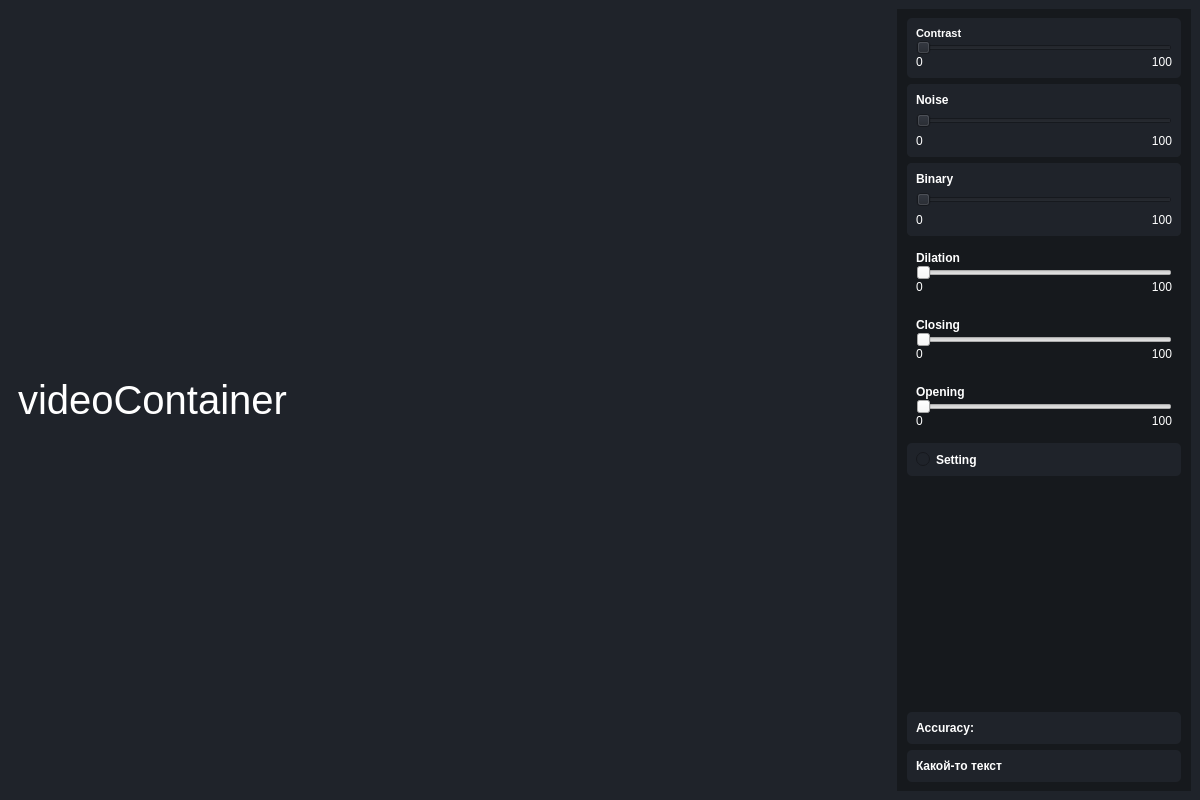
<?xml version="1.0" encoding="UTF-8"?>
<ui version="4.0">
 <class>MainWindow</class>
 <widget class="QMainWindow" name="MainWindow">
  <property name="geometry">
   <rect>
    <x>0</x>
    <y>0</y>
    <width>1200</width>
    <height>800</height>
   </rect>
  </property>
  <property name="windowTitle">
   <string>MainWindow</string>
  </property>
  <property name="styleSheet">
   <string notr="true">*{
	border:none;
	background-color:transparent;
	background:none;
	padding:0;
	margin:0;
	color:#fff;
}

#centralwidget{
	background-color: rgb(31, 35, 42);

}

#menuLayout{
	background-color: rgb(22, 25, 29);
	
}
</string>
  </property>
  <widget class="QWidget" name="centralwidget">
   <layout class="QHBoxLayout" name="horizontalLayout" stretch="3,1">
    <item>
     <widget class="QWidget" name="videooLayout" native="true">
      <layout class="QGridLayout" name="gridLayout_4">
       <item row="0" column="0">
        <widget class="QLabel" name="videoContainer">
         <property name="sizePolicy">
          <sizepolicy hsizetype="Expanding" vsizetype="Expanding">
           <horstretch>0</horstretch>
           <verstretch>0</verstretch>
          </sizepolicy>
         </property>
         <property name="font">
          <font>
           <pointsize>30</pointsize>
          </font>
         </property>
         <property name="text">
          <string>videoContainer</string>
         </property>
        </widget>
       </item>
      </layout>
     </widget>
    </item>
    <item>
     <widget class="QWidget" name="menuLayout" native="true">
      <layout class="QVBoxLayout" name="verticalLayout">
       <property name="leftMargin">
        <number>10</number>
       </property>
       <property name="rightMargin">
        <number>10</number>
       </property>
       <item>
        <widget class="QFrame" name="frame_contract">
         <property name="sizePolicy">
          <sizepolicy hsizetype="Preferred" vsizetype="Preferred">
           <horstretch>0</horstretch>
           <verstretch>0</verstretch>
          </sizepolicy>
         </property>
         <property name="styleSheet">
          <string notr="true">background-color: rgb(31, 35, 42);
border-radius: 5px;</string>
         </property>
         <property name="frameShape">
          <enum>QFrame::StyledPanel</enum>
         </property>
         <property name="frameShadow">
          <enum>QFrame::Raised</enum>
         </property>
         <layout class="QVBoxLayout" name="verticalLayout_5">
          <item>
           <widget class="QFrame" name="frame">
            <property name="frameShape">
             <enum>QFrame::NoFrame</enum>
            </property>
            <property name="frameShadow">
             <enum>QFrame::Raised</enum>
            </property>
            <layout class="QGridLayout" name="gridLayout">
             <property name="leftMargin">
              <number>0</number>
             </property>
             <property name="topMargin">
              <number>0</number>
             </property>
             <property name="rightMargin">
              <number>0</number>
             </property>
             <property name="bottomMargin">
              <number>0</number>
             </property>
             <property name="spacing">
              <number>0</number>
             </property>
             <item row="2" column="1">
              <widget class="QLabel" name="contrast_max">
               <property name="layoutDirection">
                <enum>Qt::LeftToRight</enum>
               </property>
               <property name="text">
                <string>100</string>
               </property>
               <property name="textFormat">
                <enum>Qt::AutoText</enum>
               </property>
               <property name="scaledContents">
                <bool>false</bool>
               </property>
               <property name="alignment">
                <set>Qt::AlignRight|Qt::AlignTrailing|Qt::AlignVCenter</set>
               </property>
               <property name="margin">
                <number>0</number>
               </property>
              </widget>
             </item>
             <item row="2" column="0">
              <widget class="QLabel" name="contrast_min">
               <property name="text">
                <string>0</string>
               </property>
              </widget>
             </item>
             <item row="0" column="0">
              <widget class="QLabel" name="contrast_text">
               <property name="font">
                <font>
                 <pointsize>8</pointsize>
                 <weight>75</weight>
                 <bold>true</bold>
                </font>
               </property>
               <property name="text">
                <string>Сontrast</string>
               </property>
              </widget>
             </item>
             <item row="1" column="0" colspan="2">
              <widget class="QSlider" name="slider_contrast">
               <property name="orientation">
                <enum>Qt::Horizontal</enum>
               </property>
              </widget>
             </item>
            </layout>
           </widget>
          </item>
         </layout>
        </widget>
       </item>
       <item>
        <widget class="QFrame" name="frame_noise">
         <property name="styleSheet">
          <string notr="true">background-color: rgb(31, 35, 42);
border-radius: 5px;</string>
         </property>
         <property name="frameShape">
          <enum>QFrame::StyledPanel</enum>
         </property>
         <property name="frameShadow">
          <enum>QFrame::Raised</enum>
         </property>
         <layout class="QVBoxLayout" name="verticalLayout_2">
          <property name="spacing">
           <number>0</number>
          </property>
          <property name="leftMargin">
           <number>0</number>
          </property>
          <property name="topMargin">
           <number>0</number>
          </property>
          <property name="rightMargin">
           <number>0</number>
          </property>
          <property name="bottomMargin">
           <number>0</number>
          </property>
          <item>
           <widget class="QFrame" name="frame_3">
            <property name="styleSheet">
             <string notr="true"/>
            </property>
            <property name="frameShape">
             <enum>QFrame::NoFrame</enum>
            </property>
            <property name="frameShadow">
             <enum>QFrame::Raised</enum>
            </property>
            <layout class="QGridLayout" name="gridLayout_2">
             <item row="2" column="1">
              <widget class="QLabel" name="noise_max">
               <property name="layoutDirection">
                <enum>Qt::LeftToRight</enum>
               </property>
               <property name="text">
                <string>100</string>
               </property>
               <property name="textFormat">
                <enum>Qt::AutoText</enum>
               </property>
               <property name="scaledContents">
                <bool>false</bool>
               </property>
               <property name="alignment">
                <set>Qt::AlignRight|Qt::AlignTrailing|Qt::AlignVCenter</set>
               </property>
               <property name="margin">
                <number>0</number>
               </property>
              </widget>
             </item>
             <item row="2" column="0">
              <widget class="QLabel" name="noise_min">
               <property name="text">
                <string>0</string>
               </property>
              </widget>
             </item>
             <item row="1" column="0" colspan="2">
              <widget class="QSlider" name="slider_noise">
               <property name="orientation">
                <enum>Qt::Horizontal</enum>
               </property>
              </widget>
             </item>
             <item row="0" column="0">
              <widget class="QLabel" name="noise_text">
               <property name="font">
                <font>
                 <weight>75</weight>
                 <bold>true</bold>
                </font>
               </property>
               <property name="text">
                <string>Noise</string>
               </property>
              </widget>
             </item>
            </layout>
           </widget>
          </item>
         </layout>
        </widget>
       </item>
       <item>
        <widget class="QFrame" name="frame_binary">
         <property name="styleSheet">
          <string notr="true">background-color: rgb(31, 35, 42);
border-radius: 5px;

</string>
         </property>
         <property name="frameShape">
          <enum>QFrame::StyledPanel</enum>
         </property>
         <property name="frameShadow">
          <enum>QFrame::Raised</enum>
         </property>
         <layout class="QVBoxLayout" name="verticalLayout_3">
          <property name="spacing">
           <number>0</number>
          </property>
          <property name="leftMargin">
           <number>0</number>
          </property>
          <property name="topMargin">
           <number>0</number>
          </property>
          <property name="rightMargin">
           <number>0</number>
          </property>
          <property name="bottomMargin">
           <number>0</number>
          </property>
          <item>
           <widget class="QFrame" name="frame_2">
            <property name="frameShape">
             <enum>QFrame::NoFrame</enum>
            </property>
            <property name="frameShadow">
             <enum>QFrame::Raised</enum>
            </property>
            <layout class="QGridLayout" name="gridLayout_3">
             <item row="2" column="0">
              <widget class="QLabel" name="binary_min">
               <property name="text">
                <string>0</string>
               </property>
              </widget>
             </item>
             <item row="0" column="0">
              <widget class="QLabel" name="binary_text">
               <property name="font">
                <font>
                 <weight>75</weight>
                 <bold>true</bold>
                </font>
               </property>
               <property name="text">
                <string>Binary</string>
               </property>
              </widget>
             </item>
             <item row="2" column="1">
              <widget class="QLabel" name="binary_max">
               <property name="layoutDirection">
                <enum>Qt::LeftToRight</enum>
               </property>
               <property name="text">
                <string>100</string>
               </property>
               <property name="textFormat">
                <enum>Qt::AutoText</enum>
               </property>
               <property name="scaledContents">
                <bool>false</bool>
               </property>
               <property name="alignment">
                <set>Qt::AlignRight|Qt::AlignTrailing|Qt::AlignVCenter</set>
               </property>
               <property name="margin">
                <number>0</number>
               </property>
              </widget>
             </item>
             <item row="1" column="0" colspan="2">
              <widget class="QSlider" name="slider_binary">
               <property name="orientation">
                <enum>Qt::Horizontal</enum>
               </property>
              </widget>
             </item>
            </layout>
           </widget>
          </item>
         </layout>
        </widget>
       </item>
       <item>
        <widget class="QFrame" name="frame_dilation">
         <property name="frameShape">
          <enum>QFrame::StyledPanel</enum>
         </property>
         <property name="frameShadow">
          <enum>QFrame::Raised</enum>
         </property>
         <layout class="QVBoxLayout" name="verticalLayout_9">
          <item>
           <widget class="QFrame" name="frame_5">
            <property name="frameShape">
             <enum>QFrame::NoFrame</enum>
            </property>
            <property name="frameShadow">
             <enum>QFrame::Raised</enum>
            </property>
            <layout class="QGridLayout" name="gridLayout_6">
             <property name="leftMargin">
              <number>0</number>
             </property>
             <property name="topMargin">
              <number>0</number>
             </property>
             <property name="rightMargin">
              <number>0</number>
             </property>
             <property name="bottomMargin">
              <number>0</number>
             </property>
             <property name="spacing">
              <number>0</number>
             </property>
             <item row="2" column="0">
              <widget class="QLabel" name="dilation_min">
               <property name="text">
                <string>0</string>
               </property>
              </widget>
             </item>
             <item row="0" column="0">
              <widget class="QLabel" name="dilation_text">
               <property name="font">
                <font>
                 <weight>75</weight>
                 <bold>true</bold>
                </font>
               </property>
               <property name="text">
                <string>Dilation</string>
               </property>
              </widget>
             </item>
             <item row="2" column="1">
              <widget class="QLabel" name="dilation_max">
               <property name="layoutDirection">
                <enum>Qt::LeftToRight</enum>
               </property>
               <property name="text">
                <string>100</string>
               </property>
               <property name="textFormat">
                <enum>Qt::AutoText</enum>
               </property>
               <property name="scaledContents">
                <bool>false</bool>
               </property>
               <property name="alignment">
                <set>Qt::AlignRight|Qt::AlignTrailing|Qt::AlignVCenter</set>
               </property>
               <property name="margin">
                <number>0</number>
               </property>
              </widget>
             </item>
             <item row="1" column="0" colspan="2">
              <widget class="QSlider" name="slider_dilation">
               <property name="orientation">
                <enum>Qt::Horizontal</enum>
               </property>
              </widget>
             </item>
            </layout>
           </widget>
          </item>
         </layout>
        </widget>
       </item>
       <item>
        <widget class="QFrame" name="frame_closing">
         <property name="frameShape">
          <enum>QFrame::StyledPanel</enum>
         </property>
         <property name="frameShadow">
          <enum>QFrame::Raised</enum>
         </property>
         <layout class="QVBoxLayout" name="verticalLayout_8">
          <item>
           <widget class="QFrame" name="frame_4">
            <property name="frameShape">
             <enum>QFrame::NoFrame</enum>
            </property>
            <property name="frameShadow">
             <enum>QFrame::Raised</enum>
            </property>
            <layout class="QGridLayout" name="gridLayout_5">
             <property name="leftMargin">
              <number>0</number>
             </property>
             <property name="topMargin">
              <number>0</number>
             </property>
             <property name="rightMargin">
              <number>0</number>
             </property>
             <property name="bottomMargin">
              <number>0</number>
             </property>
             <property name="spacing">
              <number>0</number>
             </property>
             <item row="2" column="0">
              <widget class="QLabel" name="closing_min">
               <property name="text">
                <string>0</string>
               </property>
              </widget>
             </item>
             <item row="0" column="0">
              <widget class="QLabel" name="closing_text">
               <property name="font">
                <font>
                 <weight>75</weight>
                 <bold>true</bold>
                </font>
               </property>
               <property name="text">
                <string>Closing</string>
               </property>
              </widget>
             </item>
             <item row="2" column="1">
              <widget class="QLabel" name="closing_max">
               <property name="layoutDirection">
                <enum>Qt::LeftToRight</enum>
               </property>
               <property name="text">
                <string>100</string>
               </property>
               <property name="textFormat">
                <enum>Qt::AutoText</enum>
               </property>
               <property name="scaledContents">
                <bool>false</bool>
               </property>
               <property name="alignment">
                <set>Qt::AlignRight|Qt::AlignTrailing|Qt::AlignVCenter</set>
               </property>
               <property name="margin">
                <number>0</number>
               </property>
              </widget>
             </item>
             <item row="1" column="0" colspan="2">
              <widget class="QSlider" name="slider_closing">
               <property name="orientation">
                <enum>Qt::Horizontal</enum>
               </property>
              </widget>
             </item>
            </layout>
           </widget>
          </item>
         </layout>
        </widget>
       </item>
       <item>
        <widget class="QFrame" name="frame_opening">
         <property name="frameShape">
          <enum>QFrame::StyledPanel</enum>
         </property>
         <property name="frameShadow">
          <enum>QFrame::Raised</enum>
         </property>
         <layout class="QVBoxLayout" name="verticalLayout_10">
          <item>
           <widget class="QFrame" name="frame_6">
            <property name="frameShape">
             <enum>QFrame::NoFrame</enum>
            </property>
            <property name="frameShadow">
             <enum>QFrame::Raised</enum>
            </property>
            <layout class="QGridLayout" name="gridLayout_7">
             <property name="leftMargin">
              <number>0</number>
             </property>
             <property name="topMargin">
              <number>0</number>
             </property>
             <property name="rightMargin">
              <number>0</number>
             </property>
             <property name="bottomMargin">
              <number>0</number>
             </property>
             <property name="spacing">
              <number>0</number>
             </property>
             <item row="2" column="0">
              <widget class="QLabel" name="opening_min">
               <property name="text">
                <string>0</string>
               </property>
              </widget>
             </item>
             <item row="0" column="0">
              <widget class="QLabel" name="opening_text">
               <property name="font">
                <font>
                 <weight>75</weight>
                 <bold>true</bold>
                </font>
               </property>
               <property name="text">
                <string>Opening</string>
               </property>
              </widget>
             </item>
             <item row="2" column="1">
              <widget class="QLabel" name="opening_max">
               <property name="layoutDirection">
                <enum>Qt::LeftToRight</enum>
               </property>
               <property name="text">
                <string>100</string>
               </property>
               <property name="textFormat">
                <enum>Qt::AutoText</enum>
               </property>
               <property name="scaledContents">
                <bool>false</bool>
               </property>
               <property name="alignment">
                <set>Qt::AlignRight|Qt::AlignTrailing|Qt::AlignVCenter</set>
               </property>
               <property name="margin">
                <number>0</number>
               </property>
              </widget>
             </item>
             <item row="1" column="0" colspan="2">
              <widget class="QSlider" name="slider_opening">
               <property name="orientation">
                <enum>Qt::Horizontal</enum>
               </property>
              </widget>
             </item>
            </layout>
           </widget>
          </item>
         </layout>
        </widget>
       </item>
       <item>
        <widget class="QFrame" name="frame_settings">
         <property name="styleSheet">
          <string notr="true">background-color: rgb(31, 35, 42);
border-radius: 5px;</string>
         </property>
         <property name="frameShape">
          <enum>QFrame::StyledPanel</enum>
         </property>
         <property name="frameShadow">
          <enum>QFrame::Raised</enum>
         </property>
         <layout class="QVBoxLayout" name="verticalLayout_6">
          <item>
           <widget class="QRadioButton" name="radioButton">
            <property name="font">
             <font>
              <weight>75</weight>
              <bold>true</bold>
             </font>
            </property>
            <property name="text">
             <string>Setting</string>
            </property>
           </widget>
          </item>
         </layout>
        </widget>
       </item>
       <item>
        <spacer name="verticalSpacer">
         <property name="orientation">
          <enum>Qt::Vertical</enum>
         </property>
         <property name="sizeHint" stdset="0">
          <size>
           <width>20</width>
           <height>40</height>
          </size>
         </property>
        </spacer>
       </item>
       <item>
        <widget class="QFrame" name="frame_accuracy">
         <property name="styleSheet">
          <string notr="true">background-color: rgb(31, 35, 42);
border-radius: 5px;</string>
         </property>
         <property name="frameShape">
          <enum>QFrame::StyledPanel</enum>
         </property>
         <property name="frameShadow">
          <enum>QFrame::Raised</enum>
         </property>
         <layout class="QVBoxLayout" name="verticalLayout_7">
          <item>
           <widget class="QLabel" name="text_accuracy">
            <property name="font">
             <font>
              <weight>75</weight>
              <bold>true</bold>
             </font>
            </property>
            <property name="layoutDirection">
             <enum>Qt::LeftToRight</enum>
            </property>
            <property name="text">
             <string>Accuracy:</string>
            </property>
            <property name="textFormat">
             <enum>Qt::AutoText</enum>
            </property>
            <property name="scaledContents">
             <bool>false</bool>
            </property>
            <property name="margin">
             <number>0</number>
            </property>
           </widget>
          </item>
         </layout>
        </widget>
       </item>
       <item>
        <widget class="QFrame" name="frame_result">
         <property name="styleSheet">
          <string notr="true">background-color: rgb(31, 35, 42);
border-radius: 5px;</string>
         </property>
         <property name="frameShape">
          <enum>QFrame::StyledPanel</enum>
         </property>
         <property name="frameShadow">
          <enum>QFrame::Raised</enum>
         </property>
         <layout class="QVBoxLayout" name="verticalLayout_4">
          <item>
           <widget class="QLabel" name="text_result">
            <property name="font">
             <font>
              <weight>75</weight>
              <bold>true</bold>
             </font>
            </property>
            <property name="layoutDirection">
             <enum>Qt::LeftToRight</enum>
            </property>
            <property name="text">
             <string>Какой-то текст</string>
            </property>
            <property name="textFormat">
             <enum>Qt::AutoText</enum>
            </property>
            <property name="scaledContents">
             <bool>false</bool>
            </property>
            <property name="margin">
             <number>0</number>
            </property>
           </widget>
          </item>
         </layout>
        </widget>
       </item>
      </layout>
     </widget>
    </item>
   </layout>
  </widget>
 </widget>
 <resources/>
 <connections/>
</ui>
